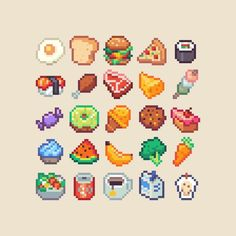
#> input picture assets/sticker.jpg, 236 x 236 px, found by its file name
$ jupyter execute Basic_Image_Manipultion.ipynb   (shell and % lines are left out)
#> lines starting #> are read from the running program, lines starting #| are printed output that depends on the picture
```
Import Libraries!!
```

[cell 1]
import cv2 as cv
import numpy as np
import matplotlib.pyplot as plt
from IPython.display import Image

[cell 2]
cv.__version__

```
Displaying Images
```

[cell 3]
Image(filename="/content/sticker.jpg")

[cell 4]
Image(filename="/content/check.jpg")

```
Reading Images
```

[cell 5]
cb_image=cv.imread("/content/sticker.jpg",1)
#> cb_image is the input picture: shape (236, 236, 3); mean B, G, R 185.3, 207.4, 223.5
print(cb_image)
#> (printed output is left out)

[cell 6]
cb_path=cv.imread("/content/check.jpg",0)
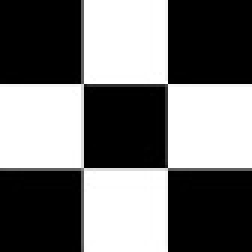
#> input picture assets/check.jpg, 84 x 84 px, found by its file name (shown 3 times larger)
#> cb_path is the input picture: shape (84, 84); min 0, max 255, mean 114.8
print(cb_path)
#> (printed output is left out)

```
Image Attribute
```

For Colourful Image

[cell 7]
##print the shape of image
print(f"Shape of image is: {cb_image.shape}")
#| Shape of image is: (236, 236, 3)
##print datatype of the image
print(f"Datatype of image is: {cb_image.dtype}")
#| Datatype of image is: uint8
##print size of image
print(f"Size of the image is: {cb_image.size}")
#| Size of the image is: 167088

[cell 8]
##print the shape of image
print(f"Shape of image is: {cb_path.shape}")
#| Shape of image is: (84, 84)
##print datatype of the image
print(f"Datatype of image is: {cb_path.dtype}")
#| Datatype of image is: uint8
##print size of image
print(f"Size of the image is: {cb_path.size}")
#| Size of the image is: 7056

```
Displaying image using imshow()
```

[cell 9]
plt.imshow(cb_image)
#> (this line was passed over: IPython is not available in this run)

The color displayed is different from the actual image.This is

because matplotlib expects image to be in RGB format but openCV

stores image in BGR format So for correct display we will reverse

the channel

[cell 10]
sticker_channel_revrsed=cb_image[:,:,::-1]
plt.imshow(sticker_channel_revrsed)
#> (this line was passed over: IPython is not available in this run)

[cell 11]
plt.imshow(cb_path)
#> (this line was passed over: IPython is not available in this run)

```
why a gray scale image is converted into colourful image
after using imshow cause matplotlib use a different color maps
and that is possible that gray scale map is not set
```

[cell 12]
#setting gray scale mapping
plt.imshow(cb_path,cmap='gray')
#> (this line was passed over: IPython is not available in this run)

```
Channel Splitting
```

[cell 13]
img_bg=cv.imread("/content/sticker.jpg",1)
b,g,r=cv.split(img_bg)
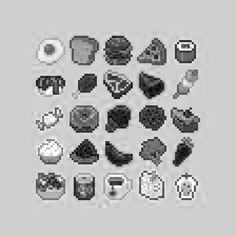
#> b: shape (236, 236); min 0, max 255, mean 185.3
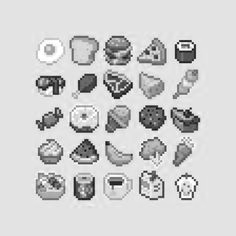
#> g: shape (236, 236); min 6, max 255, mean 207.4
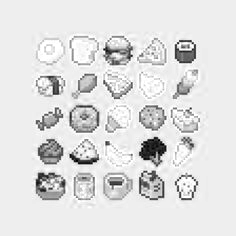
#> r: shape (236, 236); min 0, max 255, mean 223.5
#show the channels
plt.figure(figsize=(20,5))
#> (this line was passed over: IPython is not available in this run)
plt.subplot(141);plt.imshow(b,cmap="gray");plt.title("blue")
#> (this line was passed over: IPython is not available in this run)
#> (this line was passed over: IPython is not available in this run)
plt.subplot(142);plt.imshow(g,cmap="gray");plt.title("green")
plt.subplot(143);plt.imshow(r,cmap="gray");plt.title("red")
#Merge the channels
img_merged=cv.merge([b,g,r])
plt.subplot(144);plt.imshow(img_merged[:,:,::-1]);plt.title("merged image")
